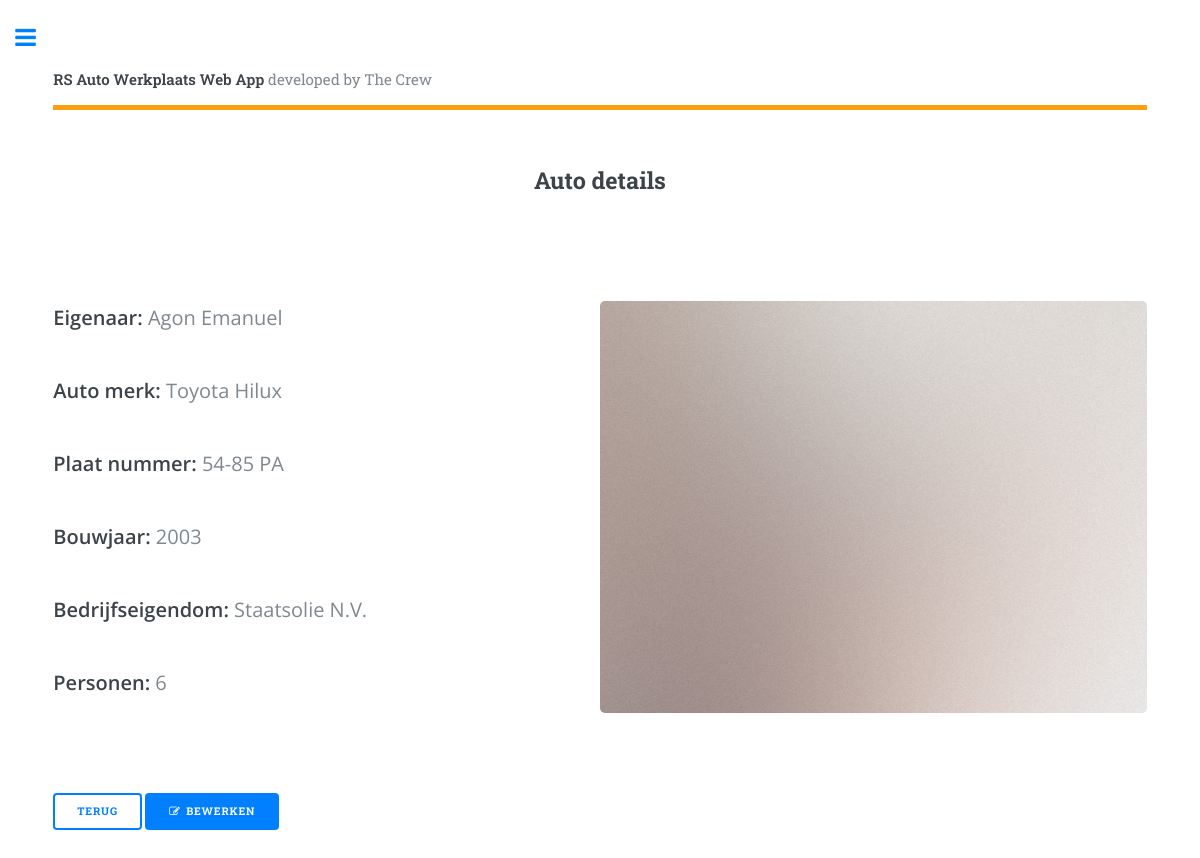
The app's page /view_car.php?id=1 with its own data.
### tables this page shows
CREATE TABLE `cars` (
  `id` int(11) NOT NULL AUTO_INCREMENT,
  `person_id` int(11) NOT NULL,
  `inspected` int(11) NOT NULL DEFAULT '0',
  `car_model_id` int(11) NOT NULL,
  `license_plate` varchar(45) NOT NULL,
  `sachi_number` varchar(45) NOT NULL,
  `manufactured_date` int(11) NOT NULL DEFAULT '2000',
  `company_id` int(11) NOT NULL,
  `number_persons` int(11) NOT NULL,
  `image` text NOT NULL,
  `created_at` timestamp NOT NULL DEFAULT CURRENT_TIMESTAMP,
  PRIMARY KEY (`id`)
);

CREATE TABLE `persons` (
  `id` int(11) NOT NULL AUTO_INCREMENT,
  `firstname` varchar(255) NOT NULL,
  `lastname` varchar(255) NOT NULL,
  `address` varchar(255) NOT NULL,
  `email` varchar(255) NOT NULL,
  `phone` varchar(255) NOT NULL,
  `created_at` timestamp NOT NULL DEFAULT CURRENT_TIMESTAMP,
  PRIMARY KEY (`id`)
);

CREATE TABLE `car_models` (
  `id` int(11) NOT NULL AUTO_INCREMENT,
  `brand` varchar(45) NOT NULL,
  `model` varchar(45) NOT NULL,
  `created_at` timestamp NOT NULL DEFAULT CURRENT_TIMESTAMP,
  PRIMARY KEY (`id`)
);

CREATE TABLE `companies` (
  `id` int(11) NOT NULL AUTO_INCREMENT,
  `name` varchar(45) NOT NULL,
  `address` varchar(255) NOT NULL,
  `phone` varchar(255) NOT NULL,
  `email` varchar(255) NOT NULL,
  `created_at` timestamp NOT NULL DEFAULT CURRENT_TIMESTAMP,
  PRIMARY KEY (`id`)
);

### view_car.php (the view, shortened to what this page needs)
<?php
	require 'includes/head.php';
	require 'backend/db.php';
	$id = $_GET['id'];
	$sql = "SELECT persons.*, cars.*, companies.name, car_models.brand, car_models.model FROM cars
	INNER JOIN persons ON cars.person_id = persons.id
	INNER JOIN car_models ON car_models.id = cars.car_model_id
	LEFT JOIN companies ON cars.company_id = companies.id WHERE cars.id = '$id'";
	$query = $conn->query($sql);
	while ($result = $query->fetch_assoc()) {
		$fullname = $result['firstname'].' '.$result['lastname'];
		$car_name = $result['brand'].' '.$result['model'];
		$license_plate = $result['license_plate'];
		$manufactured_date = $result['manufactured_date'];
		$company = $result['company_id'];
		$company_name = $result['name'];
		$number_persons = $result['number_persons'];
		if($company > 0) {
			$company = $company_name;
		} else if($company == 0) {
			$company = "Nee";
		}
	}
?>
<div id="wrapper">
	<div id="main">
		<div class="inner">
			<?php
				require 'includes/header.php';
			?>
			<section>
				<header class="main">
					<div align="center"><h2>Auto details</h2></div>
				</header>
				<section id="banner">
					<div class="content">
						<p style="font-size: 1.5em;"><b>Eigenaar: </b><?php echo $fullname; ?></p>
						<p style="font-size: 1.5em;""><b>Auto merk: </b><?php echo $car_name; ?></p>
						<p style="font-size: 1.5em;""><b>Plaat nummer: </b><?php echo $license_plate; ?></p>
						<p style="font-size: 1.5em;""><b>Bouwjaar: </b><?php echo $manufactured_date; ?></p>
						<p style="font-size: 1.5em;""><b>Bedrijfseigendom: </b><?php echo $company; ?></p>
						<p style="font-size: 1.5em;""><b>Personen: </b><?php echo $number_persons; ?></p>
					</div>
					<span class="image object">
						<img src="images/pic10.jpg" alt="">
					</span>
				</section>
				<button class="button" onclick="history.go(-1);">Terug</button>
				<a href="edit_car.php?id=<?php echo $id; ?>" class="button special icon fa-edit">Bewerken</a>
			</section>
		</div>
	</div>
</div>
<?php
	require 'includes/foot.php';
?>

### records on screen
cars: person.lastname "Agon Emanuel", car_model.model "Toyota Hilux", license_plate "54-85 PA", manufactured_date "2003", company.name "Staatsolie N.V.", number_persons "6"
